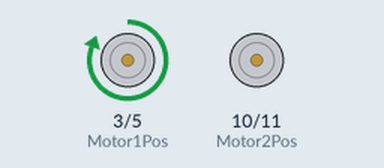
This sketch was run on a simulated Arduino Uno, built with avr-gcc and run on an emulated ATmega328P. Parts: motor-driver pin pairs drawn as motors (green arrow = first pin HIGH = forward, orange = second pin HIGH = backward, longer = more drive).

Above: at 1.0 s.
At 3.0 s:
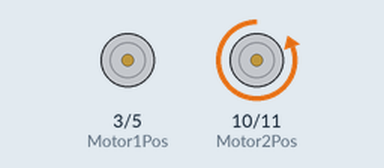
Timing chart, 0 to 5.2 s (numbered marks = the images above):
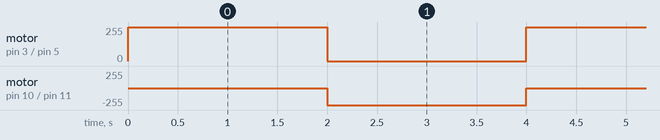

The sketch:

Arduino_Code.ino
```cpp
// Define Motor1 Variables
const int Motor1Pos=3;
const int Motor1Neg=5;

// Define Motor2 Variables
const int Motor2Pos=10;
const int Motor2Neg=11;

void setup() {
  // Initialize Motors pins as OUTPUT
  pinMode(Motor1Pos,OUTPUT);
  pinMode(Motor1Neg,OUTPUT);
  pinMode(Motor2Pos,OUTPUT);
  pinMode(Motor2Neg,OUTPUT);
}

void loop() {
 // Rotate Motor1 Clockwise for 2 seconds
 digitalWrite(Motor1Pos, HIGH);
 digitalWrite(Motor1Neg, LOW);
 digitalWrite(Motor2Pos, LOW);
 digitalWrite(Motor2Neg, LOW);
 delay(2000);

 // Rotate Motor2 Counterclockwise for 2 seconds
 digitalWrite(Motor1Pos, LOW);
 digitalWrite(Motor1Neg, LOW);
 digitalWrite(Motor2Pos, LOW);
 digitalWrite(Motor2Neg, HIGH);
 delay(2000);

}
```

Measured:
- by itself, motor on pin 3 (Motor1Pos) / pin 5 (Motor1Neg): alternates forward 255/255 for 2.0 s and stopped for 2.0 s
- by itself, motor on pin 10 (Motor2Pos) / pin 11 (Motor2Neg): alternates backward 255/255 for 2.0 s and stopped for 2.0 s
